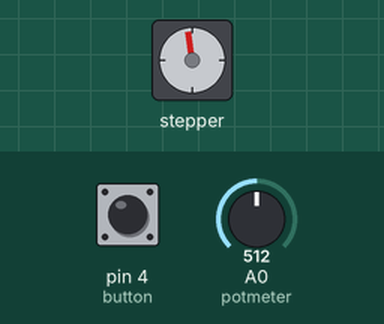
This sketch was run on a simulated Arduino Uno, built with avr-gcc and run on an emulated ATmega328P. Parts: stepper motor. The test bench sets the inputs (shaded band); at power-on: A0 (potmeter) = 512, pin 4 (button) HIGH. Stepper angles assume 200 steps per turn.

Above: at 1.25 s.
1.3 s: A0 (potmeter) set to 0
At 2.1 s:
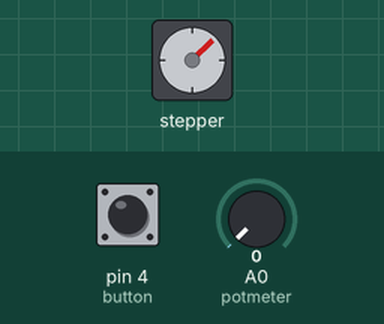
4.3 s: A0 (potmeter) set to 122
At 4.76 s:
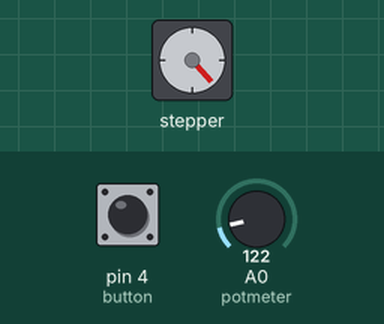
7.3 s: pin 4 (button) pulled LOW for 3.2 s
At 7.3 s:
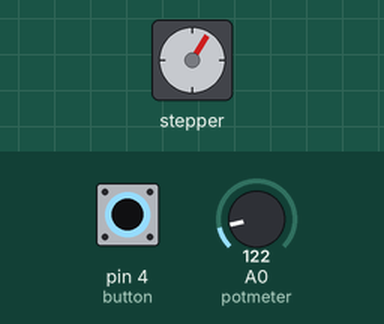
13.5 s: pin 4 (button) pulled LOW for 0.15 s
Timing chart, 0 to 17.6 s (numbered marks = the images above; inputs shaded):
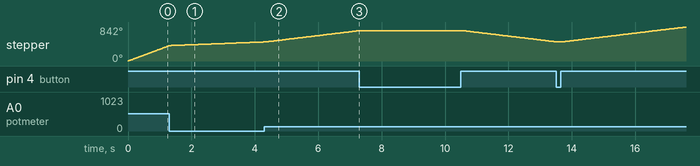

The sketch:

Code.ino
```cpp
#include <Stepper.h>

#define STEPS 200 //as the stepper charctaristics


Stepper stepper(STEPS, 6, 7, 8, 9);

const int button = 4;
const int potmeter = A0;

void setup()
{
  pinMode(button, INPUT_PULLUP);
}

int Direc = 1, Speed = 0;

void loop()
{
  if ( digitalRead(button) == 0 )
    if ( debounce() )
    {
      Direc*= -1;  // reverse direction variable
      while ( debounce() ) ;  // wait for button release
    }

  // read analog value from the potentiometer
  int val = analogRead(potmeter);

  if ( Speed!= map(val, 0, 1023, 5, 100) ) // map digital value
  {
    Speed = map(val, 0, 1023, 5, 100);
    stepper.setSpeed(Speed);
  }
  stepper.step(Direc);
}

// debounce
bool debounce()
{
  byte count = 0;
  for(byte i = 0; i < 5; i++) {
    if (digitalRead(button) == 0)
      count++;
    delay(10);
  }
  if(count > 2)  return 1;
  else           return 0;
}
```
